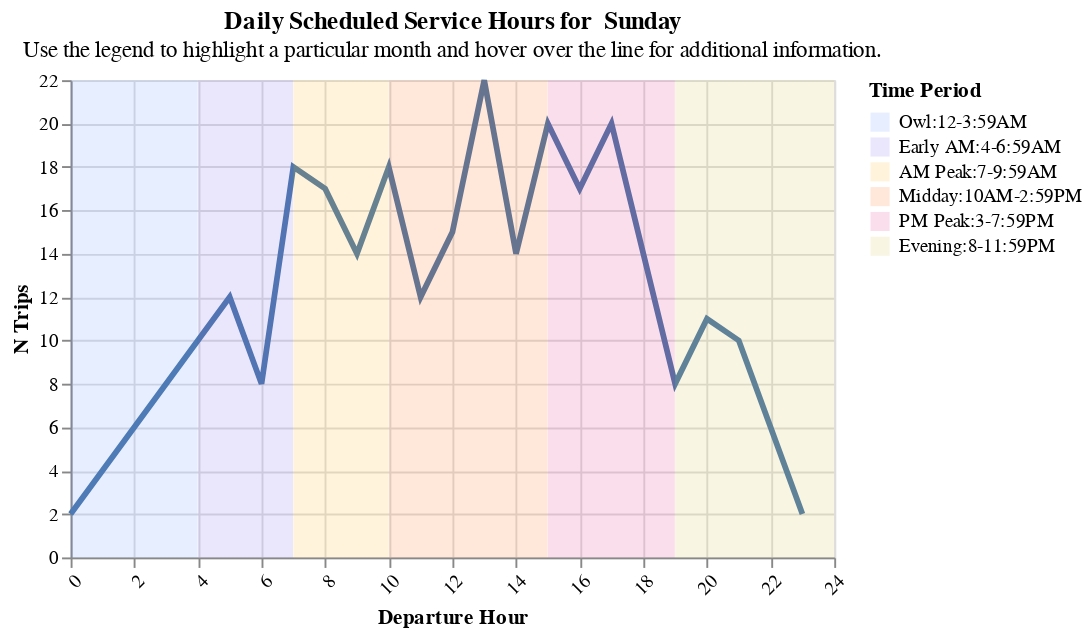

The cell this chart's notebook holds for it:
### Code cell
utils.create_hourly_summary(operator_hourly_summary_df, "Sunday")

### Figure 1 — Vega-Lite specification as saved in the notebook (floating-point values rounded to 4 significant figures; data arrays with more than 128 entries replaced by an {"elided": "..."} marker saying what was removed)
{"config": {"view": {"continuousWidth": 300, "continuousHeight": 300}}, "layer": [{"data": {"name": "data-6fe6deffcc8e5725ed0d544de9e14a20"}, "mark": {"type": "line", "size": 3}, "encoding": {"x": {"axis": {"labelAngle": -45}, "field": "Departure Hour", "title": "Departure Hour", "type": "quantitative"}, "y": {"field": "N Trips", "title": "N Trips", "type": "quantitative"}}, "name": "view_3", "transform": [{"filter": {"param": "param_3"}}]}, {"data": {"name": "data-ed3e58c91c1826c4bca955698f66e78a"}, "mark": {"type": "rect", "opacity": 0.15}, "encoding": {"color": {"field": "Time Period", "scale": {"range": ["#5b8efd", "#765fec", "#fcb40e", "#fc5c04", "#dd217d", "#ccbb44", "#c5c5c4"]}, "sort": ["Owl:12-3:59AM", "Early AM:4-6:59AM", "AM Peak:7-9:59AM", "Midday:10AM-2:59PM", "PM Peak:3-7:59PM", "Evening:8-11:59PM"], "type": "nominal"}, "x": {"field": "start", "type": "quantitative"}, "x2": {"field": "stop"}, "y": {"value": 0}, "y2": {"value": 250}}}], "height": 250, "params": [{"name": "param_3", "select": {"type": "point", "fields": ["Date"]}, "bind": {"input": "select", "options": ["01-2025", "02-2025", "03-2025", "04-2025", "05-2025", "06-2025", "07-2025", "08-2025", "09-2025", "10-2025", "11-2025"], "name": "Dates: "}, "value": "01-2025", "views": ["view_3"]}], "resolve": {"scale": {"color": "independent"}}, "title": {"text": ["Daily Scheduled Service Hours for  Sunday"], "subtitle": ["Use the legend to highlight a particular month and hover over the line for additional information."]}, "width": 400, "$schema": "https://vega.github.io/schema/vega-lite/v5.20.1.json", "datasets": {"data-6fe6deffcc8e5725ed0d544de9e14a20": {"elided": "220 records"}, "data-ed3e58c91c1826c4bca955698f66e78a": [{"index": 0, "start": 0, "stop": 3.99, "Time Period": "Owl:12-3:59AM"}, {"index": 1, "start": 4, "stop": 6.99, "Time Period": "Early AM:4-6:59AM"}, {"index": 2, "start": 7, "stop": 9.99, "Time Period": "AM Peak:7-9:59AM"}, {"index": 3, "start": 10, "stop": 14.99, "Time Period": "Midday:10AM-2:59PM"}, {"index": 4, "start": 15, "stop": 18.99, "Time Period": "PM Peak:3-7:59PM"}, {"index": 5, "start": 19, "stop": 24.0, "Time Period": "Evening:8-11:59PM"}]}}
